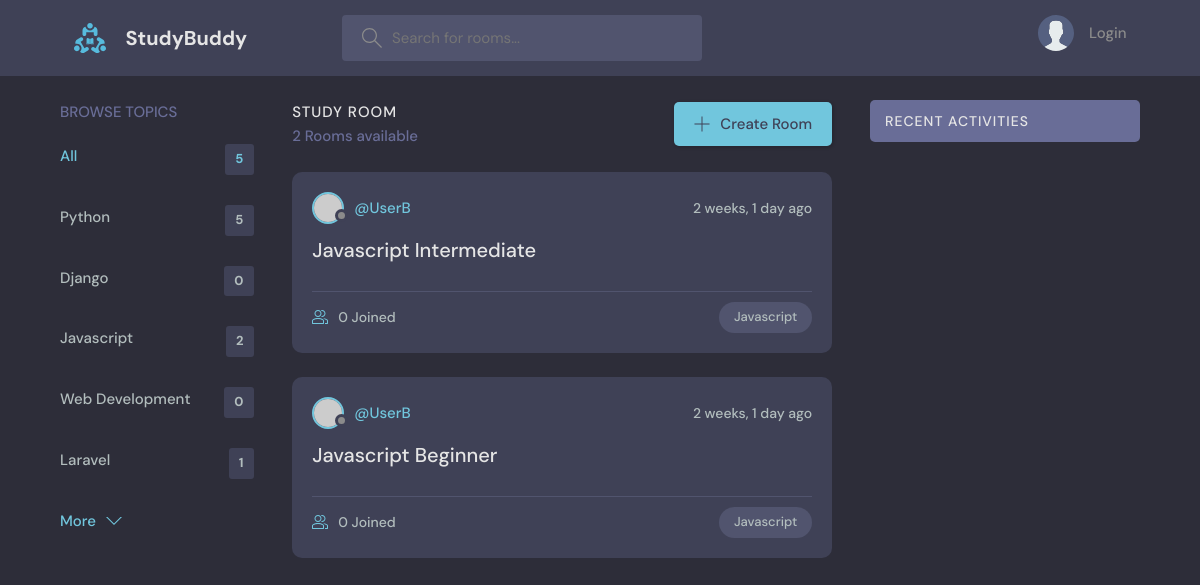
/?q=Javascript, run on the app's committed database.
### base/models.py (models this page shows, shortened)
class Topic(models.Model):
    name = models.CharField(max_length=200)

class Room(models.Model):
    host = models.ForeignKey(User, on_delete=models.SET_NULL, null=True)
    topic = models.ForeignKey(Topic, on_delete=models.SET_NULL, null=True)
    name = models.CharField(max_length=200)
    description = models.TextField(null=True, blank=True)
    participants = models.ManyToManyField(User, related_name="participants", blank=True)
    updated = models.DateTimeField(auto_now=True)
    created = models.DateTimeField(auto_now_add=True)
    class Meta:
        ordering = ["-updated", "-created"]

### base/views.py (the view)
# urls.py: path("", views.home, name="home"),
def home(request):
    q = request.GET.get("q") if request.GET.get("q") != None else ""
    rooms = Room.objects.filter(
        Q(topic__name__icontains=q) | Q(name__icontains=q) | Q(description__contains=q)
    )
    topics = Topic.objects.all()
    room_count = rooms.count()
    context = {"rooms": rooms, "topics": topics, "room_count": room_count}
    return render(request, "base/home.html", context)

### base/templates/base/home.html (shortened to what this page needs)
{% extends 'main.html' %}
{% block content %}
<main class="layout layout--3">
  <div class="container">
    {% include 'base/topics_component.html' %}
    <div class="roomList">
      <div class="roomList__header">
        <div>
          <h2>Study Room</h2>
          <p>{{room_count}} Rooms available</p>
        </div>
        <a class="btn btn--main" href="{% url 'create-room' %}">
          <svg version="1.1" xmlns="http://www.w3.org/2000/svg" width="32" height="32" viewBox="0 0 32 32">
            <title>add</title>
            <path
              d="M16.943 0.943h-1.885v14.115h-14.115v1.885h14.115v14.115h1.885v-14.115h14.115v-1.885h-14.115v-14.115z">
            </path>
          </svg>
          Create Room
        </a>
      </div>
      {% include 'base/feed_component.html' %}
    </div>
    {% include 'base/activity_component.html' %}
  </div>
</main>
{% endblock %}

### base/templates/base/topics_component.html
<div class="topics">
    <div class="topics__header">
        <h2>Browse Topics</h2>
    </div>
    <ul class="topics__list">
        <li>
            <a href="{% url 'home' %}" class="active">All <span>{{topics.count}}</span></a>
        </li>
        {% for topic in topics %}
        <li>
            <a href="{% url 'home' %}?q={{topic.name}}">{{topic.name}} <span>{{topic.room_set.all.count}}</span></a>
        </li>
        {% endfor %}
    </ul>
    <a class="btn btn--link" href="topics.html">
        More
        <svg version="1.1" xmlns="http://www.w3.org/2000/svg" width="32" height="32" viewBox="0 0 32 32">
            <title>chevron-down</title>
            <path d="M16 21l-13-13h-3l16 16 16-16h-3l-13 13z"></path>
        </svg>
    </a>
</div>

### base/templates/base/feed_component.html (shortened to what this page needs)
{% for room in rooms %}
<div class="roomListRoom">
    <div class="roomListRoom__header">
        <a href="{% url 'user-profile' room.host.id %}" class="roomListRoom__author">
            <div class="avatar avatar--small">
                <img src="https://randomuser.me/api/portraits/women/11.jpg" />
            </div>
            <span>@{{room.host.username}}</span>
        </a>
        <div class="roomListRoom__actions">
            <span>{{room.created|timesince}} ago</span>
        </div>
    </div>
    <div class="roomListRoom__content">
        <a href="{% url 'room' room.id %}">{{room.name}}</a>
    </div>
    <div class="roomListRoom__meta">
        <a href="{% url 'room' room.id %}" class="roomListRoom__joined">
            {{room.participants.all.count}} Joined
        </a>
        <p class="roomListRoom__topic">{{room.topic.name}}</p>
    </div>
</div>
{% endfor %}

### static/styles/style.css (style rules this page uses)
:root { --color-main: #71c6dd; --color-main-light: #e1f6fb; --color-dark: #3f4156; --color-dark-medium: #51546e; --color-dark-light: #696d97; --color-light: #e5e5e5; --color-gray: #8b8b8b; --color-light-gray: #b2bdbd; --color-bg: #2d2d39; --color-success: #5dd693; --color-error: #fc4b0b; }
* { font-family: "DM Sans", -apple-system, BlinkMacSystemFont, "Segoe UI", Roboto, Oxygen, Ubuntu, Cantarell, "Open Sans", "Helvetica Neue", sans-serif; margin: 0; padding: 0; box-sizing: border-box; text-rendering: optimizeLegibility; font-size: inherit; }
html { font-size: 56.25%; }
@media only screen and (min-width: 1200px) { html { font-size: 62.5%; } }
body { line-height: 1.6; font-weight: 400; font-size: 1.5rem; color: var(--color-light-gray); background-color: var(--color-bg); min-height: 100vh; }
img { width: 100%; }
a { display: inline-block; color: var(--color-main); text-decoration: none; }
.container { max-width: 120rem; width: 90%; margin: auto; }
.btn { background-color: transparent; border: none; display: inline-flex; align-items: center; gap: 1rem; cursor: pointer; transition: all ease-in-out 0.3s; padding: 1rem 2rem; border-radius: 5px; box-shadow: 1px 1px 3px 1px rgba(0, 0, 0, 0.15); font-weight: 500; }
.btn--link { border-radius: 0; padding: 0; color: var(--color-main); box-shadow: none; }
.btn--main { background-color: var(--color-main); color: var(--color-dark); }
.btn > svg { fill: currentColor; width: 1.6rem; height: 1.6rem; }
.avatar { position: relative; display: inline-block; border-radius: 50%; border: 2px solid var(--color-main); }
.avatar img { display: block; border-radius: 50%; object-fit: cover; object-position: center; }
.avatar::after { content: ""; display: block; position: absolute; background-color: var(--color-gray); z-index: 111; border-radius: 50%; border: 0.3rem solid var(--color-dark); }
.avatar.avatar--small img { width: 2.8rem; height: 2.8rem; }
.avatar.avatar--small:after { width: 0.7rem; height: 0.7rem; bottom: 0px; right: -6px; }
.layout { margin-top: 2.4rem; }
.layout > .container { display: flex; justify-content: space-between; align-items: flex-start; }
.layout--3 > .container > div:first-child { flex-basis: 18%; max-width: 22.5rem; }
.layout--3 > .container > div:nth-child(2) { flex-basis: 50%; }
.topics__header { margin-bottom: 2rem; }
.topics__header h2 { text-transform: uppercase; font-weight: 500; color: var(--color-dark-light); }
.topics__list { list-style: none; }
.topics__list li a { display: flex; justify-content: space-between; margin-bottom: 3rem; font-weight: 500; color: var(--color-light-gray); transition: all 0.3s ease-in-out; }
.topics__list li a.active, .topics__list li a:hover { color: var(--color-main); }
.topics__list li a span { padding: 0.5rem 1rem; background-color: var(--color-dark); border-radius: 3px; font-size: 1.3rem; font-weight: 700; letter-spacing: 1px; }
.roomList__header { display: flex; justify-content: space-between; align-items: center; margin-bottom: 2.4rem; }
.roomList__header h2 { text-transform: uppercase; font-weight: 500; color: var(--color-light); letter-spacing: 1px; }
.roomList__header p { font-weight: 500; color: var(--color-dark-light); }
.roomListRoom { margin-bottom: 2.4rem; background-color: var(--color-dark); border-radius: 1rem; padding: 2rem; }
.roomListRoom__header { display: flex; justify-content: space-between; align-items: center; }
.roomListRoom__author { font-weight: 500; display: flex; align-items: center; gap: 1rem; }
.roomListRoom__actions { display: flex; align-items: flex-start; gap: 1rem; position: relative; }
.roomListRoom__actions span { font-size: 1.4rem; font-weight: 500; }
.roomListRoom__content { margin: 1rem 0; }
.roomListRoom__content a { font-size: 2rem; font-weight: 500; margin-bottom: 1.5rem; color: var(--color-light); transition: all 0.3s ease-in-out; }
.roomListRoom__meta { border-top: 1px solid var(--color-dark-medium); padding-top: 1rem; display: flex; align-items: center; justify-content: space-between; }
.roomListRoom__joined { color: var(--color-light-gray); display: flex; align-items: center; gap: 1rem; font-size: 1.4rem; font-weight: 500; }
.roomListRoom__joined svg { fill: var(--color-main); width: 1.6rem; height: 1.6rem; }
.roomListRoom__topic { padding: 5px 1.5rem; background-color: var(--color-dark-medium); border-radius: 5rem; font-weight: 500; font-size: 1.3rem; }

### data on the page
Topic: name "Python", room_set.all.count "5"
Topic: name "Django", room_set.all.count "0"
Topic: name "Javascript", room_set.all.count "2"
Topic: name "Web Development", room_set.all.count "0"
Topic: name "Laravel", room_set.all.count "1"
Room: host.username "UserB", created "2 weeks, 1 day", name "Javascript Intermediate", participants.all.count "0", topic.name "Javascript"
Room: host.username "UserB", created "2 weeks, 1 day", name "Javascript Beginner", participants.all.count "0", topic.name "Javascript"

### other printed values
{{ topics.count }} "5"
{{ room_count }} "2"
